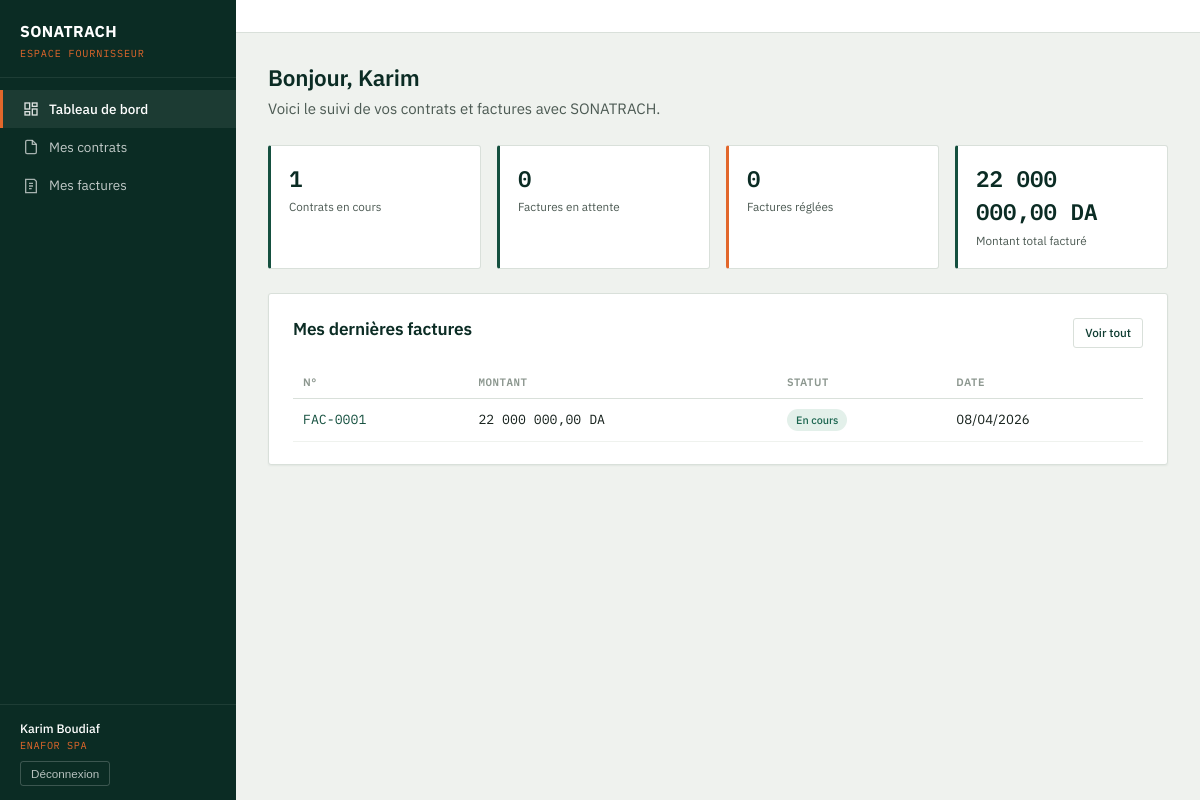
The app's page /espace_fournisseur/dashboard.php (signed in) with its own data.
### tables this page shows
CREATE TABLE fournisseurs (
    id_four        INT AUTO_INCREMENT PRIMARY KEY,
    rs_four        VARCHAR(150) NOT NULL,
    nom_four       VARCHAR(100),
    pre_four       VARCHAR(100),
    num_tel_four   VARCHAR(20),
    adr_four       VARCHAR(200),
    nis_four       VARCHAR(30),
    num_fax_four   VARCHAR(20),
    date_creation  DATETIME DEFAULT CURRENT_TIMESTAMP
);

CREATE TABLE factures (
    num_fac      INT AUTO_INCREMENT PRIMARY KEY,
    date_fac     DATE NOT NULL,
    ddp_fac      DATE,
    cdp_fac      DATE,
    montant_fac  DECIMAL(15,2) NOT NULL,
    statut       ENUM('en_attente','en_cours','reglee') DEFAULT 'en_attente',
    num_cl       INT,
    num_bp       INT,
    id_four      INT,
    date_creation DATETIME DEFAULT CURRENT_TIMESTAMP,
    FOREIGN KEY (num_cl)  REFERENCES clients(num_cl),
    FOREIGN KEY (num_bp)  REFERENCES bons_paiement(num_bp),
    FOREIGN KEY (id_four) REFERENCES fournisseurs(id_four)
);

### includes/auth.php (called while the page is built, shortened)
<?php
function current_user() {
    return [
        'id'      => $_SESSION['user_id'] ?? null,
        'nom'     => $_SESSION['nom'] ?? '',
        'prenom'  => $_SESSION['prenom'] ?? '',
        'role'    => $_SESSION['role'] ?? '',
        'id_four' => $_SESSION['id_four'] ?? null,
    ];
}
function base_url($path = '') {
    $root = rtrim(dirname($_SERVER['SCRIPT_NAME']), '/\\');
    $subfolders = ['/clients', '/fournisseurs', '/contrats', '/bons_commande', '/attachements', '/factures', '/bons_paiement', '/dashboard', '/admin', '/espace_fournisseur'];
    foreach ($subfolders as $sub) {
        if (substr($root, -strlen($sub)) === $sub) {
            $root = substr($root, 0, -strlen($sub));
            break;
        }
    }
    return ($root === '' ? '' : $root) . '/' . ltrim($path, '/');
}
function e($str) {
    return htmlspecialchars($str ?? '', ENT_QUOTES, 'UTF-8');
}
function fmt_montant($montant) {
    return number_format((float)$montant, 2, ',', ' ') . ' DA';
}
function fmt_date($date) {
    $d = DateTime::createFromFormat('Y-m-d', $date) ?: new DateTime($date);
    return $d->format('d/m/Y');
}

### includes/workflow.php (called while the page is built, shortened)
<?php
function statut_fac_label($statut) {
    $labels = [
        'en_attente' => 'En attente',
        'en_cours'   => 'En cours',
        'reglee'     => 'Réglée',
    ];
    return $labels[$statut] ?? $statut;
}
function statut_fac_couleur($statut) {
    $couleurs = [
        'en_attente' => 'attente',
        'en_cours'   => 'progres',
        'reglee'     => 'succes',
    ];
    return $couleurs[$statut] ?? 'neutre';
}

### espace_fournisseur/dashboard.php (the view, shortened to what this page needs)
<?php
require_once __DIR__ . '/../includes/workflow.php';
require_once __DIR__ . '/../includes/header_fournisseur.php';
$idFour = $user['id_four'];
$nbContrats = $pdo->prepare("SELECT COUNT(*) FROM contrats WHERE id_four = ?");
$nbContrats->execute([$idFour]);
$nbContrats = $nbContrats->fetchColumn();
$stmtF = $pdo->prepare("SELECT * FROM factures WHERE id_four = ?");
$stmtF->execute([$idFour]);
$mesFactures = $stmtF->fetchAll();
$nbAttente = count(array_filter($mesFactures, fn($f) => $f['statut'] === 'en_attente'));
$nbReglees = count(array_filter($mesFactures, fn($f) => $f['statut'] === 'reglee'));
$montantTotal = array_sum(array_column($mesFactures, 'montant_fac'));
?>
<h1>Bonjour, <?= e($user['prenom']) ?></h1>
<p style="color:var(--ink-600); margin-top:-8px; margin-bottom:24px;">Voici le suivi de vos contrats et factures avec SONATRACH.</p>
<div class="kpi-row">
    <div class="kpi">
        <span class="value mono"><?= (int)$nbContrats ?></span>
        <span class="label">Contrats en cours</span>
    </div>
    <div class="kpi">
        <span class="value mono"><?= $nbAttente ?></span>
        <span class="label">Factures en attente</span>
    </div>
    <div class="kpi flame">
        <span class="value mono"><?= $nbReglees ?></span>
        <span class="label">Factures réglées</span>
    </div>
    <div class="kpi">
        <span class="value mono"><?= fmt_montant($montantTotal) ?></span>
        <span class="label">Montant total facturé</span>
    </div>
</div>
<div class="card">
    <div class="card-head">
        <h2>Mes dernières factures</h2>
        <a href="factures.php" class="btn outline small">Voir tout</a>
    </div>
    <?php if (empty($mesFactures)): ?>
        <div class="empty-state">Aucune facture enregistrée pour le moment.</div>
    <?php else: ?>
    <table>
        <thead><tr><th>N°</th><th class="num">Montant</th><th>Statut</th><th>Date</th></tr></thead>
        <tbody>
        <?php foreach (array_slice($mesFactures, 0, 5) as $f): ?>
            <tr>
                <td class="num"><a href="facture_view.php?id=<?= $f['num_fac'] ?>">FAC-<?= str_pad($f['num_fac'], 4, '0', STR_PAD_LEFT) ?></a></td>
                <td class="num"><?= fmt_montant($f['montant_fac']) ?></td>
                <td><span class="badge <?= statut_fac_couleur($f['statut']) ?>"><?= e(statut_fac_label($f['statut'])) ?></span></td>
                <td><?= fmt_date($f['date_fac']) ?></td>
            </tr>
        <?php endforeach; ?>
        </tbody>
    </table>
    <?php endif; ?>
</div>
<?php include __DIR__ . '/../includes/footer.php'; ?>

### includes/header_fournisseur.php (shortened to what this page needs)
<?php
require_once __DIR__ . '/auth.php';
$user = current_user();
$current = basename($_SERVER['SCRIPT_NAME']);
$stmtFour = $pdo->prepare("SELECT rs_four FROM fournisseurs WHERE id_four = ?");
$stmtFour->execute([$user['id_four']]);
$monFournisseur = $stmtFour->fetchColumn();
?>
<!DOCTYPE html>
<html lang="fr">
<head>
<link rel="stylesheet" href="<?= base_url('assets/css/style.css') ?>">
</head>
<body>
<div class="app-shell">
    <aside class="sidebar">
        <div class="sidebar-brand">
            <div class="org">SONATRACH</div>
            <div class="sub">Espace Fournisseur</div>
        </div>
        <nav class="sidebar-nav">
            <a href="<?= base_url('espace_fournisseur/dashboard.php') ?>" class="<?= $current === 'dashboard.php' ? 'active' : '' ?>">
                <svg width="16" height="16" viewBox="0 0 24 24" fill="none" stroke="currentColor" stroke-width="2"><rect x="3" y="3" width="7" height="9"/><rect x="14" y="3" width="7" height="5"/><rect x="14" y="12" width="7" height="9"/><rect x="3" y="16" width="7" height="5"/></svg>
                Tableau de bord
            </a>
            <a href="<?= base_url('espace_fournisseur/contrats.php') ?>" class="<?= in_array($current, ['contrats.php','contrat_view.php']) ? 'active' : '' ?>">
                <svg width="16" height="16" viewBox="0 0 24 24" fill="none" stroke="currentColor" stroke-width="2"><path d="M14 2H6a2 2 0 0 0-2 2v16a2 2 0 0 0 2 2h12a2 2 0 0 0 2-2V8z"/><path d="M14 2v6h6"/></svg>
                Mes contrats
            </a>
            <a href="<?= base_url('espace_fournisseur/factures.php') ?>" class="<?= in_array($current, ['factures.php','facture_view.php']) ? 'active' : '' ?>">
                <svg width="16" height="16" viewBox="0 0 24 24" fill="none" stroke="currentColor" stroke-width="2"><path d="M4 2h13l3 3v17H4z"/><path d="M9 8h6M9 12h6M9 16h4"/></svg>
                Mes factures
            </a>
        </nav>
        <div class="sidebar-user">
            <div class="name"><?= e($user['prenom'] . ' ' . $user['nom']) ?></div>
            <div class="role"><?= e($monFournisseur ?: 'Fournisseur') ?></div>
            <form action="<?= base_url('logout.php') ?>" method="post">
                <button type="submit">Déconnexion</button>
            </form>
        </div>
    </aside>
    <div class="main">
        <div class="topbar">
        </div>
        <div class="content">

### records on screen
fournisseurs: rs_four "ENAFOR SPA"
factures: statut "0", num_fac "0001", montant_fac "22 000 000,00 DA", statut "En cours", date_fac "08/04/2026"

### other values on screen
$user['prenom'] . ' ' . $user['nom'] "Karim Boudiaf"
$user['prenom'] "Karim"
$nbContrats "1"
fmt_montant($montantTotal) "22 000 000,00 DA"
